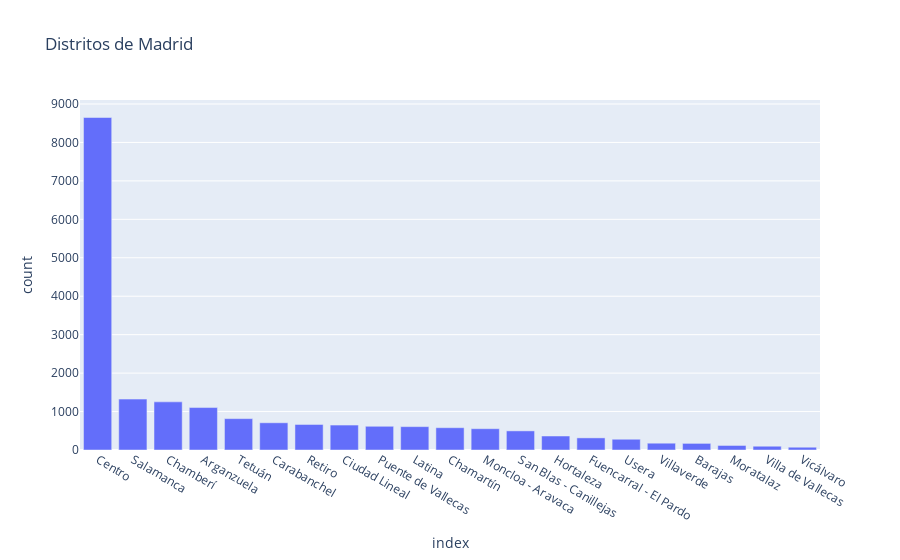

The code cell stored with this chart in its notebook:
### Markdown cell above
Comprobamos que existen eventos que condicionen los precios de los hospedajes. Uno de esos posibles eventos sería la final de la Champions en el año 2019 en el Wanda Metropolitano, ubicado en San Blas - Canillejas con 97 hospedajes.

### Code cell
#Creamos un grafico de barras con la libreria plotly, que nos muestra la cantidad de anuncios por distrito

fig = px.bar((df['neighbourhood_group'].value_counts()).to_frame(name="count"), y="count", title="Distritos de Madrid")
fig.show()

### Figure 1 — Plotly figure (JSON) as saved in the notebook; plotly's stock layout.template omitted (floating-point values rounded to 4 significant figures)
{"data": [{"alignmentgroup": "True", "hovertemplate": "index=%{x}<br>count=%{y}<extra></extra>", "legendgroup": "", "marker": {"color": "#636efa", "pattern": {"shape": ""}}, "name": "", "offsetgroup": "", "orientation": "v", "showlegend": false, "textposition": "auto", "type": "bar", "x": ["Centro", "Salamanca", "Chamberí", "Arganzuela", "Tetuán", "Carabanchel", "Retiro", "Ciudad Lineal", "Puente de Vallecas", "Latina", "Chamartín", "Moncloa - Aravaca", "San Blas - Canillejas", "Hortaleza", "Fuencarral - El Pardo", "Usera", "Villaverde", "Barajas", "Moratalaz", "Villa de Vallecas", "Vicálvaro"], "xaxis": "x", "y": [8649, 1324, 1252, 1104, 816, 708, 664, 649, 617, 608, 580, 554, 497, 364, 315, 280, 177, 172, 118, 98, 72], "yaxis": "y"}], "layout": {"autosize": true, "barmode": "relative", "legend": {"tracegroupgap": 0}, "title": {"text": "Distritos de Madrid"}, "xaxis": {"anchor": "y", "autorange": true, "domain": [0, 1], "range": [-0.5, 20.5], "title": {"text": "index"}, "type": "category"}, "yaxis": {"anchor": "x", "autorange": true, "domain": [0, 1], "range": [0, 9104.0], "title": {"text": "count"}, "type": "linear"}}}
